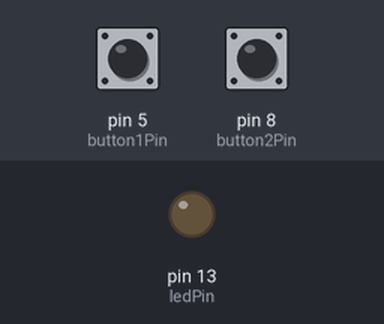
Simulated run of this sketch. Board: Arduino Uno, built with avr-gcc and run on an emulated ATmega328P. On the bench: output pins drawn as LEDs (lit = HIGH). The test bench sets the inputs (shaded band); at power-on: pin 5 (button1Pin) HIGH, pin 8 (button2Pin) HIGH.

Above: at 1.2 s.
1.3 s: pin 5 (button1Pin) pulled LOW for 0.15 s
At 2.4 s:
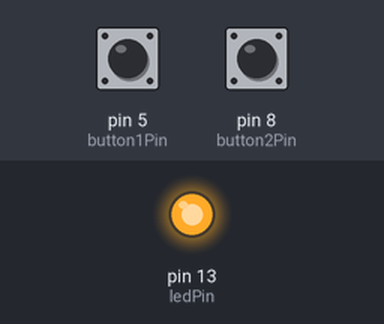
2.9 s: pin 8 (button2Pin) pulled LOW for 0.15 s
At 3.6 s:
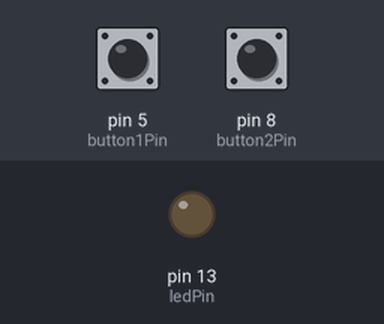
4.5 s: pin 5 (button1Pin) pulled LOW for 1 s
At 4.8 s:
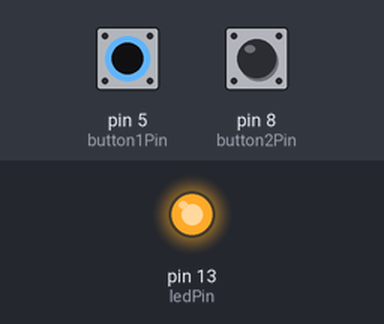
7.0 s: pin 5 (button1Pin) driven LOW and pin 8 (button2Pin) driven LOW
At 8.2 s:
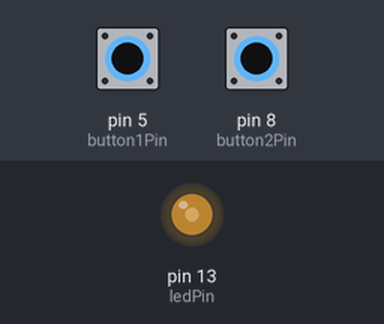
8.5 s: pin 8 (button2Pin) driven HIGH
At 8.9 s:
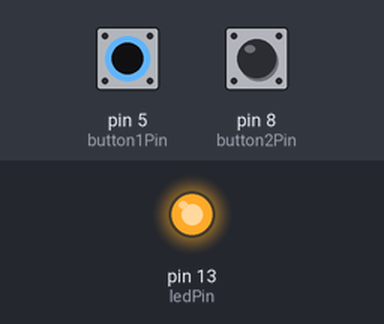
Timing chart, 0 to 11.0 s (numbered marks = the images above; inputs shaded):
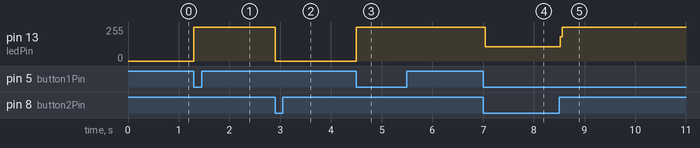

The sketch:

atividade2_2_hello_back_1.ino
```cpp
const int ledPin = 13; // Pino do LED
const int button1Pin = 5; // Pino do primeiro botão
const int button2Pin = 8; // Pino do segundo botão

void setup() {
  pinMode(ledPin, OUTPUT);
  pinMode(button1Pin, INPUT_PULLUP);
  pinMode(button2Pin, INPUT_PULLUP);
}

void loop() {
  // Verifica se o primeiro botão foi pressionado
  if (digitalRead(button1Pin) == LOW) {
    digitalWrite(ledPin, HIGH);
  }
  // Verifica se o segundo botão foi pressionado
  if (digitalRead(button2Pin) == LOW) {
    digitalWrite(ledPin, LOW);
  }
}
```

Measured:
- after the input at 1.3 s, pin 13 (ledPin): 0/255 → 255/255 at once
- after the input at 2.9 s, pin 13 (ledPin): 255/255 → 0/255 at once
- after the input at 4.5 s, pin 13 (ledPin): 0/255 → 255/255 at once
- after the input at 7.0 s, pin 13 (ledPin): 255/255 → 106/255 at once
- after the input at 8.5 s, pin 13 (ledPin): 106/255 → 255/255 at once
